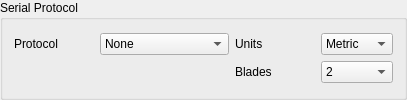
        <widget class="QGroupBox" name="groupBox_3">
         <property name="title">
          <string>Serial Protocol</string>
         </property>
         <layout class="QVBoxLayout" name="verticalLayout_3">
          <item>
           <layout class="QGridLayout" name="gridLayout_3" columnstretch="0,1,0,1" columnminimumwidth="80,0,80,0">
            <item row="0" column="2">
             <widget class="QLabel" name="label_61">
              <property name="minimumSize">
               <size>
                <width>0</width>
                <height>0</height>
               </size>
              </property>
              <property name="text">
               <string>Units</string>
              </property>
             </widget>
            </item>
            <item row="0" column="0">
             <widget class="QLabel" name="label_9">
              <property name="text">
               <string>Protocol</string>
              </property>
             </widget>
            </item>
            <item row="0" column="1">
             <widget class="QComboBox" name="frskyProtoCB">
              <item>
               <property name="text">
                <string>None</string>
               </property>
              </item>
              <item>
               <property name="text">
                <string>FrSky Sensor Hub</string>
               </property>
              </item>
             </widget>
            </item>
            <item row="0" column="3">
             <widget class="QComboBox" name="frskyUnitsCB">
              <item>
               <property name="text">
                <string>Metric</string>
               </property>
              </item>
              <item>
               <property name="text">
                <string>Imperial</string>
               </property>
              </item>
             </widget>
            </item>
            <item row="1" column="3">
             <widget class="QComboBox" name="frskyBladesCB">
              <item>
               <property name="text">
                <string>2</string>
               </property>
              </item>
              <item>
               <property name="text">
                <string>3</string>
               </property>
              </item>
              <item>
               <property name="text">
                <string>4</string>
               </property>
              </item>
             </widget>
            </item>
            <item row="1" column="2">
             <widget class="QLabel" name="blades_label">
              <property name="text">
               <string>Blades</string>
              </property>
             </widget>
            </item>
           </layout>
          </item>
         </layout>
        </widget>
